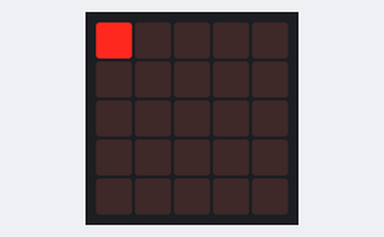
Simulated run of this program. Board: BBC micro:bit (MakeCode). Shown: the board's 5×5 LED display.

Above: at 0.1 s.
At 1.1 s:
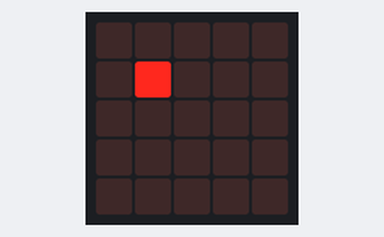
At 2.1 s:
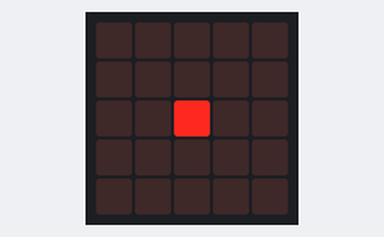
At 3.1 s:
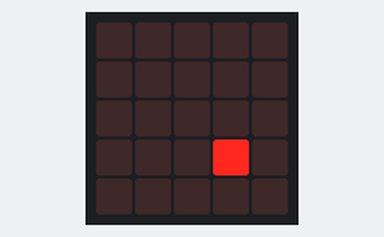
At 6.2 s:
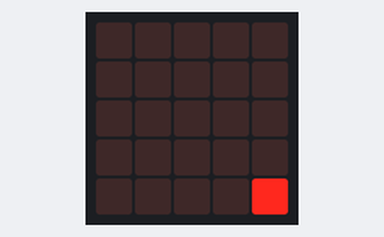
At 10.8 s:
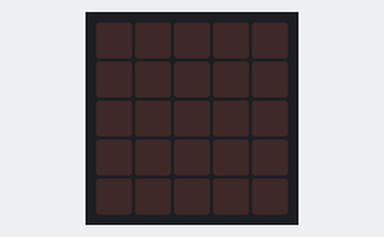

The program:

main.ts
```typescript
let x = 0
let y = 0
let change = 1
basic.forever(function () {
    led.plot(x, y)
    basic.pause(500)
    led.unplot(x, y)
    basic.pause(500)
    x += change
    y += change
    if (x == 5) {
        change = -1
    }
    if (x == -1) {
        change = 1
    }
})
```

test.ts
```typescript
// 在這裡測試；當此封包作為擴充功能時，將不會編譯此內容。
```

Measured:
- by itself, everything shown: repeats every 12.2 s, in 20 steps
- what the display in image 1 shows lasts 0.5 s, from 1.0 s to 1.5 s
- what the display in image 5 shows lasts 1.5 s, from 10.7 s to 12.2 s
